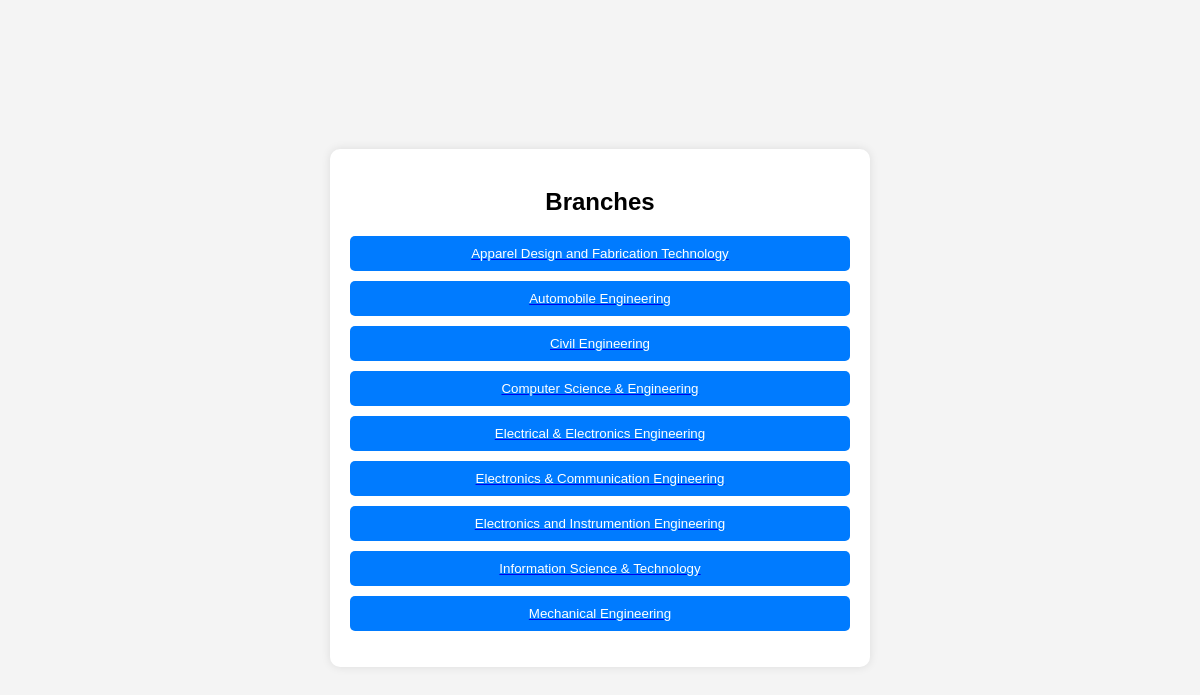
The page /branch_names on the database as committed earlier.
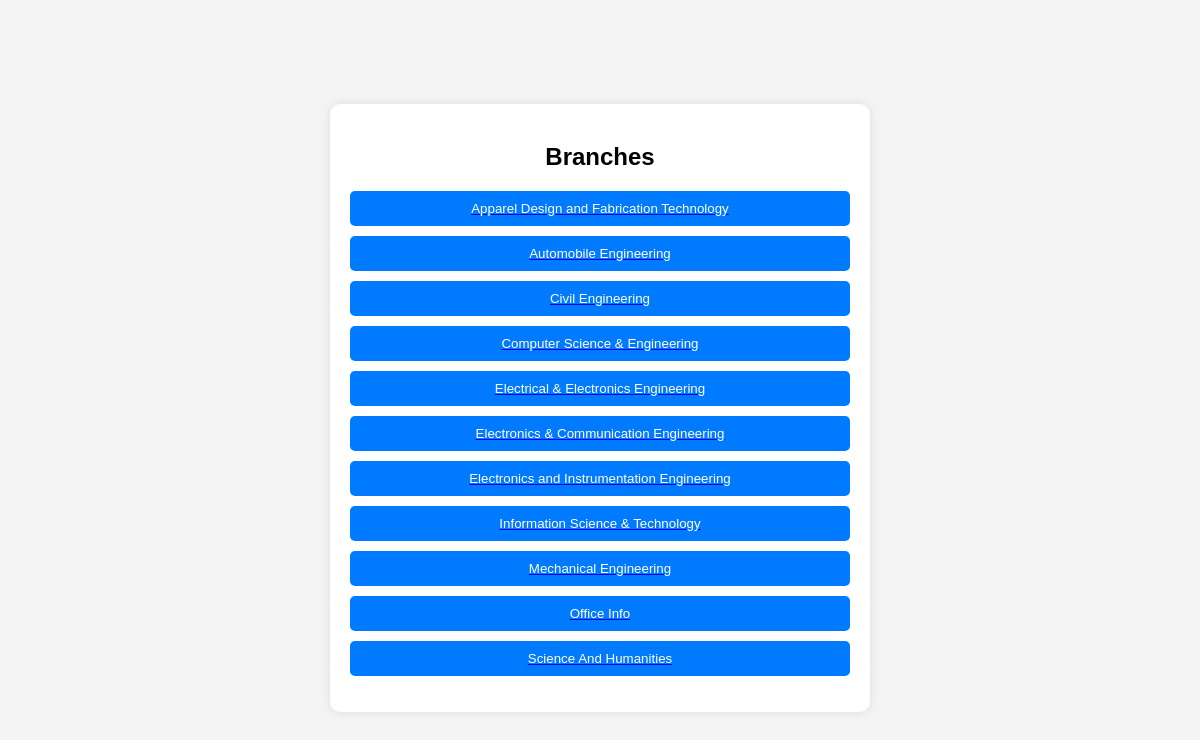
The same page on the database as committed later.
### models.py (models this page shows)
class Branch(db.Model):
    __tablename__ = 'branches'  # Ensure the table name is consistent
    id = db.Column(db.Integer, primary_key=True)
    branch_code = db.Column(db.String(10), unique=True, nullable=False)
    branch_name = db.Column(db.String(100), nullable=False)
    description = db.Column(db.Text, nullable=True)  # General description
    vision = db.Column(db.Text, nullable=True)  # Vision statement
    mission = db.Column(db.Text, nullable=True)
    images = db.relationship('BranchImages', backref='branch', lazy=True)
    staffs = db.relationship('Staff', backref='branch', lazy=True)
    hods = db.relationship('HOD', backref='branch', lazy=True)

### app.py (the view)
@app.route("/branch_names")
def branch_names():
    branches = Branch.query.order_by(Branch.branch_name.asc()).all()  # Fetch all added branch names
    return render_template("branch_names.html", branches=branches)

### templates/branch_names.html (shortened to what this page needs)
<!DOCTYPE html>
<html lang="en">
<head>
</head>
<body>
<div class="container">
    <h2>Branches</h2>
    <ul class="branch-list">
        {% for branch in branches %}
        <li class="branch-item">
            <a href="{{ url_for('branch_details', branch_code=branch.branch_code) }}">
            <button class="branch-button">{{ branch.branch_name }}</button>
            </a>
        </li>
        {% endfor %}
    </ul>
</div>
</body>
</html>

Rows that differ between the two databases and show on the page:
changed Branch: branch_name "Electronics and Instrumention Engineering" → "Electronics and Instrumentation Engineering"
added Branch: branch_name "Office Info"
added Branch: branch_name "Science And Humanities"
